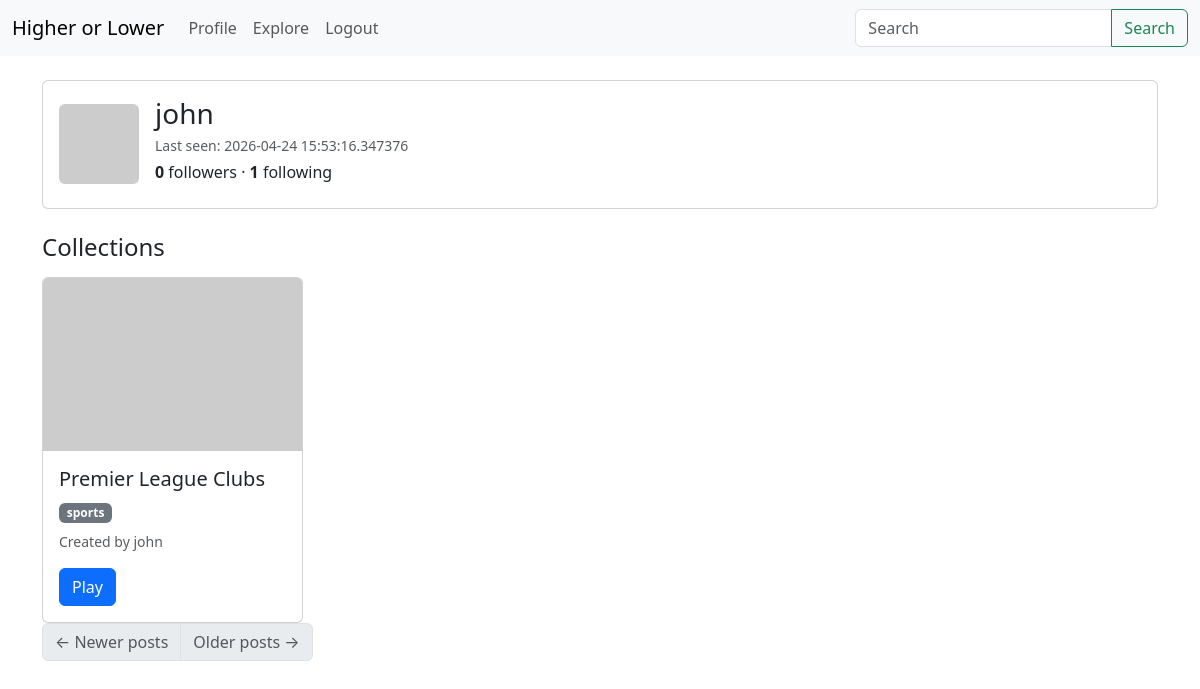
Page /user/john (signed in) on the earlier database version.
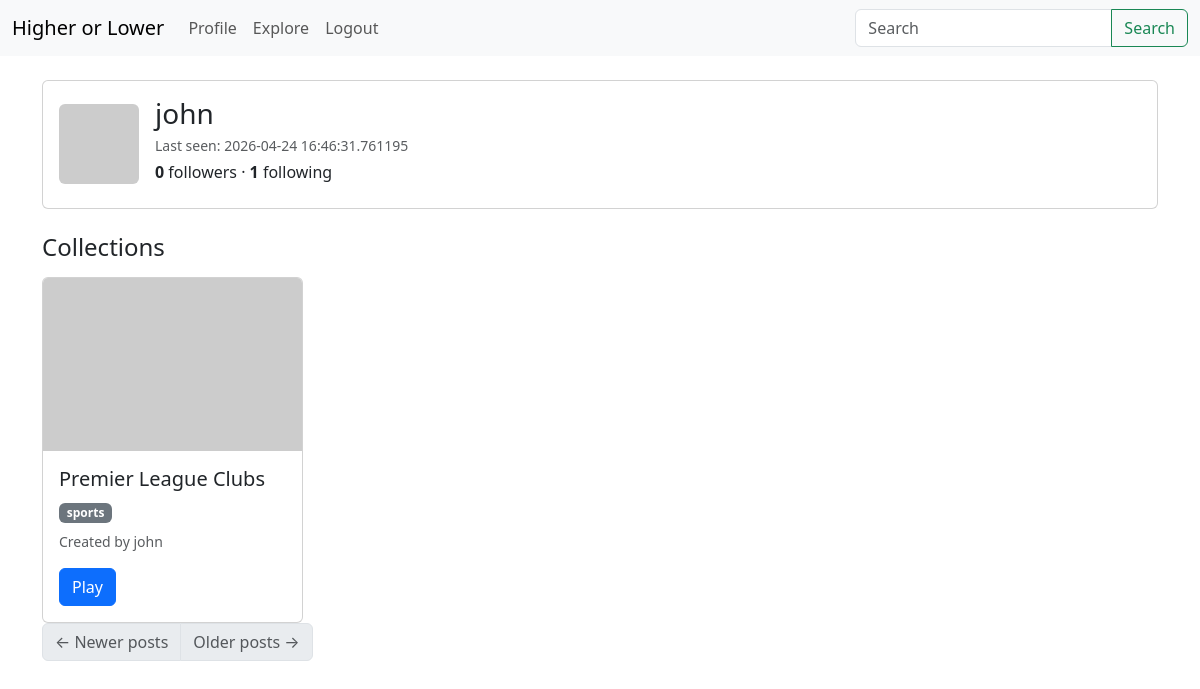
Same page on the later database version.
### app/models.py (models this page shows, shortened)
class User(UserMixin, db.Model):
    id: so.Mapped[int] = so.mapped_column(primary_key=True)
    username: so.Mapped[str] = so.mapped_column(
        sa.String(50), index=True, unique=True, nullable=False
    )
    email: so.Mapped[str] = so.mapped_column(
        sa.String(120), index=True, unique=True, nullable=False
    )
    password_hash: so.Mapped[str] = so.mapped_column(
        sa.String(256), nullable=False, default=''
    )
    last_seen: so.Mapped[Optional[datetime]] = so.mapped_column(
        default=lambda: datetime.now(timezone.utc)
    )
    collections: so.WriteOnlyMapped['Collection'] = so.relationship(
        back_populates='creator', passive_deletes=True
    )
    leaderboards: so.WriteOnlyMapped['Leaderboard'] = so.relationship(
        back_populates='user', passive_deletes=True
    )
    favourites: so.WriteOnlyMapped['Favourite'] = so.relationship(
        back_populates='user', passive_deletes=True
    )
    collection_history: so.WriteOnlyMapped['CollectionHistory'] = so.relationship(
        back_populates='user', passive_deletes=True
    )
    following: so.WriteOnlyMapped['User'] = so.relationship(
        secondary=followers, primaryjoin=(followers.c.follower_id == id),
        secondaryjoin=(followers.c.followed_id == id),
        back_populates='followers')
    followers: so.WriteOnlyMapped['User'] = so.relationship(
        secondary=followers, primaryjoin=(followers.c.followed_id == id),
        secondaryjoin=(followers.c.follower_id == id),
        back_populates='following')
    def avatar(self, size):
        digest = md5(self.email.lower().encode('utf-8')).hexdigest()
        return f'https://www.gravatar.com/avatar/{digest}?d=identicon&s={size}'
    def followers_count(self):
        query = sa.select(sa.func.count()).select_from(
            self.followers.select().subquery())
        return db.session.scalar(query)
    def following_count(self):
        query = sa.select(sa.func.count()).select_from(
            self.following.select().subquery())
        return db.session.scalar(query)

class SearchableMixin(object):
    @classmethod
    def before_commit(cls, session):
        session._changes = {
            'add': list(session.new),
            'update': list(session.dirty),
            'delete': list(session.deleted)
        }
    @classmethod
    def after_commit(cls, session):
        for obj in session._changes['add']:
            if isinstance(obj, SearchableMixin):
                add_to_index(obj.__tablename__, obj)
        for obj in session._changes['update']:
            if isinstance(obj, SearchableMixin):
                add_to_index(obj.__tablename__, obj)
        for obj in session._changes['delete']:
            if isinstance(obj, SearchableMixin):
                remove_from_index(obj.__tablename__, obj)
        session._changes = None

class Collection(SearchableMixin, db.Model):
    __searchable__ = ['body']
    id: so.Mapped[int] = so.mapped_column(primary_key=True)
    name: so.Mapped[str] = so.mapped_column(sa.String(100), nullable=False)
    image: so.Mapped[Optional[str]] = so.mapped_column(sa.String(255))
    creator_id: so.Mapped[int] = so.mapped_column(
        sa.ForeignKey(User.id), nullable=False
    )
    timestamp: so.Mapped[datetime] = so.mapped_column(
        index=True, default=lambda: datetime.now(timezone.utc))
    category: so.Mapped[CollectionCategory] = so.mapped_column(
        sa.Enum(CollectionCategory), nullable=False
    )
    creator: so.Mapped[User] = so.relationship(back_populates='collections')
    items: so.WriteOnlyMapped['Item'] = so.relationship(
        back_populates='collection', passive_deletes=True
    )
    leaderboards: so.WriteOnlyMapped['Leaderboard'] = so.relationship(
        back_populates='collection', passive_deletes=True
    )
    favourites: so.WriteOnlyMapped['Favourite'] = so.relationship(
        back_populates='collection', passive_deletes=True
    )
    history: so.WriteOnlyMapped['CollectionHistory'] = so.relationship(
        back_populates='collection', passive_deletes=True
    )

### app/routes.py (the view)
@app.route('/user/<username>')
@login_required
def user(username):
    user = db.first_or_404(sa.select(User).where(User.username == username))
    page = request.args.get('page', 1, type=int)
    query = user.collections.select().order_by(Collection.timestamp.desc())
    collections = db.paginate(query, page=page,
                              per_page=app.config['POSTS_PER_PAGE'],
                              error_out=False)
    next_url = url_for('user', username=user.username, page=collections.next_num) \
        if collections.has_next else None
    prev_url = url_for('user', username=user.username, page=collections.prev_num) \
        if collections.has_prev else None
    form = EmptyForm()
    return render_template('user.html', user=user, collections=collections.items,
                           next_url=next_url, prev_url=prev_url, form=form)

### app/forms.py
class SearchForm(FlaskForm):
    q = StringField('Search', validators=[DataRequired()])
    def __init__(self, *args, **kwargs):
        if 'formdata' not in kwargs:
            kwargs['formdata'] = request.args
        if 'meta' not in kwargs:
            kwargs['meta'] = {'csrf': False}
        super(SearchForm, self).__init__(*args, **kwargs)

class EmptyForm(FlaskForm):
    submit = SubmitField('Submit')

### app/models.py (called while the page is built)
@login.user_loader
def load_user(id):
    return db.session.get(User, int(id))

### app/routes.py (called while the page is built)
@app.before_request
def before_request():
    if current_user.is_authenticated:
        current_user.last_seen = datetime.now(timezone.utc)
        db.session.commit()
        g.search_form = SearchForm()

### app/templates/user.html (shortened to what this page needs)
{% extends "base.html" %}
{% block content %}
    <div class="card mb-4">
        <div class="card-body d-flex align-items-center gap-3">
            <img src="{{ user.avatar(128) }}" class="rounded" alt="avatar">
            <div class="flex-grow-1">
                <h1 class="h3 mb-1">{{ user.username }}</h1>
                {% if user.last_seen %}
                <p class="text-muted small mb-1">Last seen: {{ user.last_seen }}</p>
                {% endif %}
                <p class="mb-2">
                    <strong>{{ user.followers_count() }}</strong> followers ·
                    <strong>{{ user.following_count() }}</strong> following
                </p>
            </div>
        </div>
    </div>
    <h2 class="h4 mb-3">Collections</h2>
    {% include 'card-list.html' %}
{% endblock %}

### app/templates/base.html (shortened to what this page needs)
<!doctype html>
<html>
<head>
    <link href="https://cdn.jsdelivr.net/npm/bootstrap@5.3.8/dist/css/bootstrap.min.css" rel="stylesheet"
>
</head>
<body>
     {% include 'navbar.html' %}
    <div class="container py-4">
        {% block content %}{% endblock %}
    </div>
</body>
</html>

### app/templates/navbar.html (shortened to what this page needs)
<nav class="navbar navbar-expand-lg bg-body-tertiary">
    <div class="container-fluid">
        <div class="collapse navbar-collapse" id="navbarTogglerDemo01">
            <a class="navbar-brand" href="{{ url_for('index') }}">Higher or Lower</a>
            <ul class="navbar-nav me-auto mb-2 mb-lg-0">
                {% if current_user.is_anonymous %}
                <li class="nav-item">
                    <a class="nav-link" href="{{ url_for('login') }}">Login</a>
                </li>
                {% else %}
                <li class="nav-item">
                    <a class="nav-link" href="{{ url_for('user', username=current_user.username) }}">Profile</a>
                </li>
                <li class="nav-item">
                    <a class="nav-link" href="{{ url_for('explore') }}">Explore</a>
                </li>
                <li class="nav-item">
                    <a class="nav-link" href="{{ url_for('logout') }}">Logout</a>
                </li>
                {% endif %}
            </ul>
            {% if g.search_form %}
            <form class="d-flex" method="get" action="{{ url_for('search') }}">
                <div class="input-group">
                    {{ g.search_form.q(class='form-control',
                    placeholder=g.search_form.q.label.text) }}
                    <button class="btn btn-outline-success" type="submit">Search</button>
                </div>
            </form>
            {% endif %}
        </div>
    </div>
</nav>

### app/templates/card-list.html
<div class="row row-cols-1 row-cols-md-4 g-4">
    {% for collection in collections %}
    <div class="col">
        {% include 'card.html' %}
    </div>
    {% endfor %}
</div>
<nav aria-label="Post navigation">
    <ul class="pagination">
        <li class="page-item{% if not prev_url %} disabled{% endif %}">
            <a class="page-link" href="{{ prev_url }}">
                <span aria-hidden="true">&larr;</span> Newer posts
            </a>
        </li>
        <li class="page-item{% if not next_url %} disabled{% endif %}">
            <a class="page-link" href="{{ next_url }}">
                Older posts <span aria-hidden="true">&rarr;</span>
            </a>
        </li>
    </ul>
</nav>

### app/templates/card.html (shortened to what this page needs)
<div class="card h-100 position-relative">
    <div class="card-body">
        <h5 class="card-title">{{ collection.name }}</h5>
        <span class="badge bg-secondary mb-2">{{ collection.category.value }}</span>
        <p class="card-text small text-muted">Created by {{ collection.creator.username }}</p>
        <a href="{{ url_for('collection', collection_id=collection.id) }}" class="btn btn-primary stretched-link">Play</a>
    </div>
</div>

Differences in the rows shown:
changed User "john": last_seen "2026-04-24 15:53:16.347376" → "2026-04-24 16:46:31.761195"
